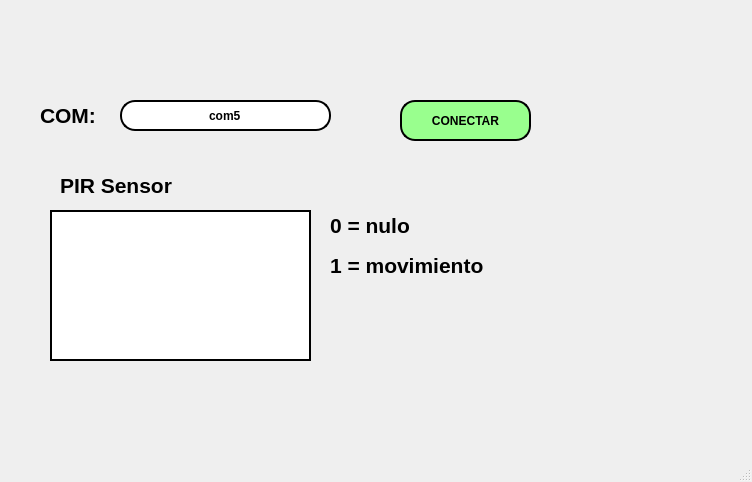
<?xml version="1.0" encoding="UTF-8"?>
<ui version="4.0">
 <class>MainWindow</class>
 <widget class="QMainWindow" name="MainWindow">
  <property name="geometry">
   <rect>
    <x>0</x>
    <y>0</y>
    <width>752</width>
    <height>482</height>
   </rect>
  </property>
  <property name="windowTitle">
   <string>MainWindow</string>
  </property>
  <property name="styleSheet">
   <string notr="true">alternate-background-color: rgb(215, 243, 255);</string>
  </property>
  <widget class="QWidget" name="centralwidget">
   <widget class="QLabel" name="label">
    <property name="geometry">
     <rect>
      <x>20</x>
      <y>10</y>
      <width>191</width>
      <height>71</height>
     </rect>
    </property>
    <property name="text">
     <string/>
    </property>
    <property name="pixmap">
     <pixmap resource="../../../Resource/resource.qrc">:/Logos/uatlogopng.png</pixmap>
    </property>
    <property name="scaledContents">
     <bool>true</bool>
    </property>
   </widget>
   <widget class="QLabel" name="label_4">
    <property name="geometry">
     <rect>
      <x>560</x>
      <y>0</y>
      <width>181</width>
      <height>71</height>
     </rect>
    </property>
    <property name="text">
     <string/>
    </property>
    <property name="pixmap">
     <pixmap resource="../../../Resource/resource.qrc">:/Logos/fians.png</pixmap>
    </property>
    <property name="scaledContents">
     <bool>true</bool>
    </property>
   </widget>
   <widget class="QLabel" name="label_5">
    <property name="geometry">
     <rect>
      <x>590</x>
      <y>320</y>
      <width>151</width>
      <height>101</height>
     </rect>
    </property>
    <property name="text">
     <string/>
    </property>
    <property name="pixmap">
     <pixmap resource="../../../Resource/resource.qrc">:/Logos/Shelby-Logo.png</pixmap>
    </property>
    <property name="scaledContents">
     <bool>true</bool>
    </property>
   </widget>
   <widget class="QLineEdit" name="txt_com">
    <property name="geometry">
     <rect>
      <x>120</x>
      <y>100</y>
      <width>211</width>
      <height>31</height>
     </rect>
    </property>
    <property name="font">
     <font>
      <weight>75</weight>
      <bold>true</bold>
     </font>
    </property>
    <property name="styleSheet">
     <string notr="true">border: 2px solid black;
background-color: rgb(255, 255, 255);
border-radius: 15px;</string>
    </property>
    <property name="text">
     <string>com5</string>
    </property>
    <property name="alignment">
     <set>Qt::AlignCenter</set>
    </property>
   </widget>
   <widget class="QLabel" name="label_2">
    <property name="geometry">
     <rect>
      <x>40</x>
      <y>100</y>
      <width>71</width>
      <height>31</height>
     </rect>
    </property>
    <property name="font">
     <font>
      <pointsize>16</pointsize>
      <weight>75</weight>
      <bold>true</bold>
     </font>
    </property>
    <property name="text">
     <string>COM:</string>
    </property>
   </widget>
   <widget class="QPushButton" name="btn_accion">
    <property name="geometry">
     <rect>
      <x>400</x>
      <y>100</y>
      <width>131</width>
      <height>41</height>
     </rect>
    </property>
    <property name="font">
     <font>
      <weight>75</weight>
      <bold>true</bold>
     </font>
    </property>
    <property name="styleSheet">
     <string notr="true">border: 2px solid black;
background-color: rgb(153, 255, 142);
border-radius: 15px;</string>
    </property>
    <property name="text">
     <string>CONECTAR</string>
    </property>
   </widget>
   <widget class="QLabel" name="label_3">
    <property name="geometry">
     <rect>
      <x>60</x>
      <y>170</y>
      <width>171</width>
      <height>31</height>
     </rect>
    </property>
    <property name="font">
     <font>
      <pointsize>16</pointsize>
      <weight>75</weight>
      <bold>true</bold>
     </font>
    </property>
    <property name="text">
     <string>PIR Sensor</string>
    </property>
   </widget>
   <widget class="QTextEdit" name="txt_valores">
    <property name="geometry">
     <rect>
      <x>50</x>
      <y>210</y>
      <width>261</width>
      <height>151</height>
     </rect>
    </property>
    <property name="font">
     <font>
      <pointsize>12</pointsize>
     </font>
    </property>
    <property name="styleSheet">
     <string notr="true">border: 2px solid black;
background-color: rgb(255, 255, 255);
</string>
    </property>
    <property name="html">
     <string>&lt;!DOCTYPE HTML PUBLIC &quot;-//W3C//DTD HTML 4.0//EN&quot; &quot;http://www.w3.org/TR/REC-html40/strict.dtd&quot;&gt;
&lt;html&gt;&lt;head&gt;&lt;meta name=&quot;qrichtext&quot; content=&quot;1&quot; /&gt;&lt;style type=&quot;text/css&quot;&gt;
p, li { white-space: pre-wrap; }
&lt;/style&gt;&lt;/head&gt;&lt;body style=&quot; font-family:'MS Shell Dlg 2'; font-size:12pt; font-weight:400; font-style:normal;&quot;&gt;
&lt;p style=&quot;-qt-paragraph-type:empty; margin-top:0px; margin-bottom:0px; margin-left:0px; margin-right:0px; -qt-block-indent:0; text-indent:0px;&quot;&gt;&lt;br /&gt;&lt;/p&gt;&lt;/body&gt;&lt;/html&gt;</string>
    </property>
   </widget>
   <widget class="QLabel" name="label_6">
    <property name="geometry">
     <rect>
      <x>330</x>
      <y>210</y>
      <width>171</width>
      <height>31</height>
     </rect>
    </property>
    <property name="font">
     <font>
      <pointsize>16</pointsize>
      <weight>75</weight>
      <bold>true</bold>
     </font>
    </property>
    <property name="text">
     <string>0 = nulo</string>
    </property>
   </widget>
   <widget class="QLabel" name="label_7">
    <property name="geometry">
     <rect>
      <x>330</x>
      <y>250</y>
      <width>221</width>
      <height>31</height>
     </rect>
    </property>
    <property name="font">
     <font>
      <pointsize>16</pointsize>
      <weight>75</weight>
      <bold>true</bold>
     </font>
    </property>
    <property name="text">
     <string>1 = movimiento</string>
    </property>
   </widget>
  </widget>
  <widget class="QMenuBar" name="menubar">
   <property name="geometry">
    <rect>
     <x>0</x>
     <y>0</y>
     <width>752</width>
     <height>26</height>
    </rect>
   </property>
  </widget>
  <widget class="QStatusBar" name="statusbar"/>
 </widget>
 <resources>
  <include location="../../../Resource/resource.qrc"/>
 </resources>
 <connections/>
</ui>
